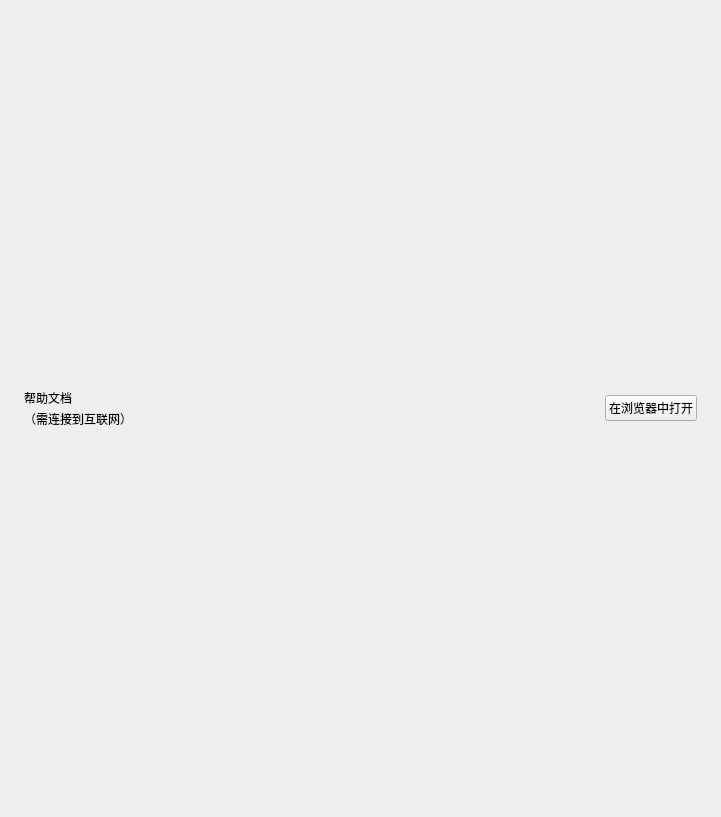
<?xml version="1.0" encoding="UTF-8"?>
<ui version="4.0">
 <class>Form</class>
 <widget class="QWidget" name="Form">
  <property name="geometry">
   <rect>
    <x>0</x>
    <y>0</y>
    <width>721</width>
    <height>817</height>
   </rect>
  </property>
  <property name="windowTitle">
   <string>Form</string>
  </property>
  <layout class="QVBoxLayout" name="verticalLayout_2">
   <property name="spacing">
    <number>18</number>
   </property>
   <property name="leftMargin">
    <number>24</number>
   </property>
   <property name="topMargin">
    <number>24</number>
   </property>
   <property name="rightMargin">
    <number>24</number>
   </property>
   <property name="bottomMargin">
    <number>24</number>
   </property>
   <item>
    <layout class="QVBoxLayout" name="verticalLayout">
     <property name="spacing">
      <number>3</number>
     </property>
     <item>
      <layout class="QHBoxLayout" name="horizontalLayout">
       <item>
        <layout class="QVBoxLayout" name="verticalLayout_4">
         <item>
          <widget class="TitleLabel" name="TitleLabel">
           <property name="text">
            <string>帮助文档</string>
           </property>
          </widget>
         </item>
         <item>
          <widget class="CaptionLabel" name="CaptionLabel">
           <property name="text">
            <string>（需连接到互联网）</string>
           </property>
          </widget>
         </item>
        </layout>
       </item>
       <item>
        <widget class="PushButton" name="open_by_browser">
         <property name="sizePolicy">
          <sizepolicy hsizetype="Maximum" vsizetype="Fixed">
           <horstretch>0</horstretch>
           <verstretch>0</verstretch>
          </sizepolicy>
         </property>
         <property name="text">
          <string>在浏览器中打开</string>
         </property>
        </widget>
       </item>
      </layout>
     </item>
     <item>
      <layout class="QVBoxLayout" name="web"/>
     </item>
    </layout>
   </item>
  </layout>
 </widget>
 <customwidgets>
  <customwidget>
   <class>PushButton</class>
   <extends>QPushButton</extends>
   <header>qfluentwidgets</header>
  </customwidget>
  <customwidget>
   <class>CaptionLabel</class>
   <extends>QLabel</extends>
   <header>qfluentwidgets</header>
  </customwidget>
  <customwidget>
   <class>TitleLabel</class>
   <extends>QLabel</extends>
   <header>qfluentwidgets</header>
  </customwidget>
 </customwidgets>
 <resources/>
 <connections/>
</ui>
